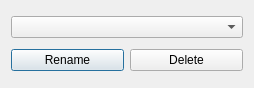
<?xml version="1.0" encoding="UTF-8"?>
<ui version="4.0">
 <class>LayoutManager</class>
 <widget class="QDialog" name="LayoutManager">
  <property name="geometry">
   <rect>
    <x>0</x>
    <y>0</y>
    <width>254</width>
    <height>88</height>
   </rect>
  </property>
  <property name="windowTitle">
   <string>Set to Data</string>
  </property>
  <layout class="QVBoxLayout" name="verticalLayout">
   <item>
    <widget class="QComboBox" name="layoutSelector"/>
   </item>
   <item>
    <layout class="QHBoxLayout" name="horizontalLayout">
     <item>
      <widget class="QPushButton" name="renameButton">
       <property name="text">
        <string>Rename</string>
       </property>
      </widget>
     </item>
     <item>
      <widget class="QPushButton" name="deleteButton">
       <property name="text">
        <string>Delete</string>
       </property>
      </widget>
     </item>
    </layout>
   </item>
  </layout>
 </widget>
 <resources/>
 <connections/>
</ui>
